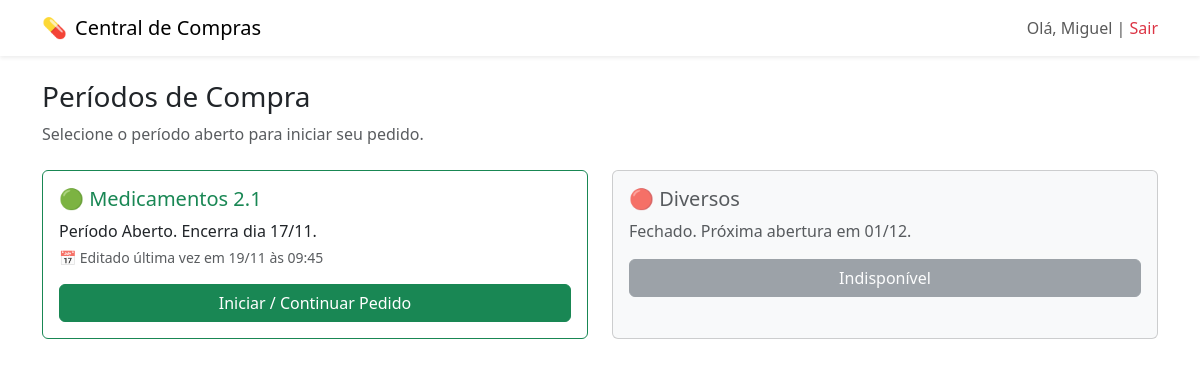
Page /dashboard/loja (signed in) on the earlier database version.
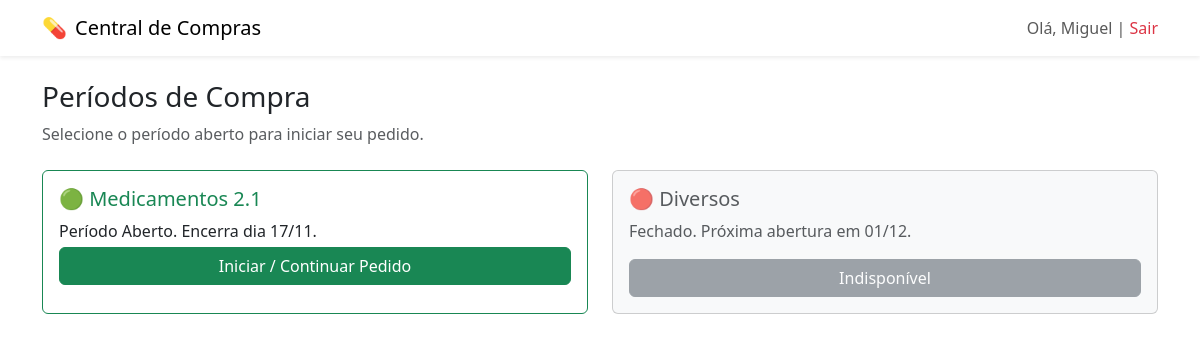
Same page on the later database version.
### app.py (models this page shows)
class Pedido(db.Model):
    id = db.Column(db.Integer, primary_key=True)
    data_criacao = db.Column(db.DateTime, default=datetime.now)
    data_alteracao = db.Column(db.DateTime, default=datetime.now)
    usuario_id = db.Column(db.Integer, db.ForeignKey('usuario.id'), nullable=False)
    loja_id = db.Column(db.Integer, db.ForeignKey('loja.id'), nullable=False)
    status = db.Column(db.String(20), default='Aberto')

### app.py (the view)
@app.route('/dashboard/loja')
def dashboard_loja():
    if 'usuario_id' not in session: return redirect(url_for('login'))
    pedido_atual = Pedido.query.filter_by(usuario_id=session['usuario_id'], loja_id=session['loja_id'])\
                         .order_by(Pedido.id.desc()).first()
    return render_template('dashboard_loja.html', nome=session['nome'], pedido=pedido_atual)

### templates/dashboard_loja.html (shortened to what this page needs)
<!DOCTYPE html>
<html lang="pt-br">
<head>
    <link href="https://cdn.jsdelivr.net/npm/bootstrap@5.3.0/dist/css/bootstrap.min.css" rel="stylesheet">
</head>
<body>
    <nav class="navbar navbar-light bg-white shadow-sm mb-4">
        <div class="container">
            <a class="navbar-brand d-flex align-items-center" href="#">
                <span class="me-2">💊</span>
                Central de Compras
            </a>
            <span class="navbar-text">Olá, {{ nome }} | <a href="/logout" class="text-danger text-decoration-none">Sair</a></span>
        </div>
    </nav>
    <div class="container">
        <h3>Períodos de Compra</h3>
        <p class="text-muted">Selecione o período aberto para iniciar seu pedido.</p>
        <div class="row mt-4">
            <div class="col-md-6 mb-3">
                <div class="card border-success h-100">
                    <div class="card-body">
                        <h5 class="card-title text-success">🟢 Medicamentos 2.1</h5>
                        <p class="card-text mb-1">Período Aberto. Encerra dia 17/11.</p>
                        {% if pedido and pedido.data_alteracao %}
                            <small class="text-muted d-block mb-3">
                                📅 Editado última vez em {{ pedido.data_alteracao.strftime('%d/%m às %H:%M') }}
                            </small>
                        {% endif %}
                        <a href="{{ url_for('selecao_fabricante') }}" class="btn btn-success w-100">
                            Iniciar / Continuar Pedido
                        </a>
                    </div>
                </div>
            </div>
            <div class="col-md-6 mb-3">
                <div class="card bg-light text-muted h-100">
                    <div class="card-body">
                        <h5 class="card-title">🔴 Diversos</h5>
                        <p class="card-text">Fechado. Próxima abertura em 01/12.</p>
                        <button class="btn btn-secondary w-100" disabled>Indisponível</button>
                    </div>
                </div>
            </div>
        </div>
    </div>
</body>
</html>

Differences in the rows shown:
no longer on this page (row edited): Pedido: data_alteracao "19/11 às 09:45"
Other differences:
text no longer shown: "📅 Editado última vez em"
